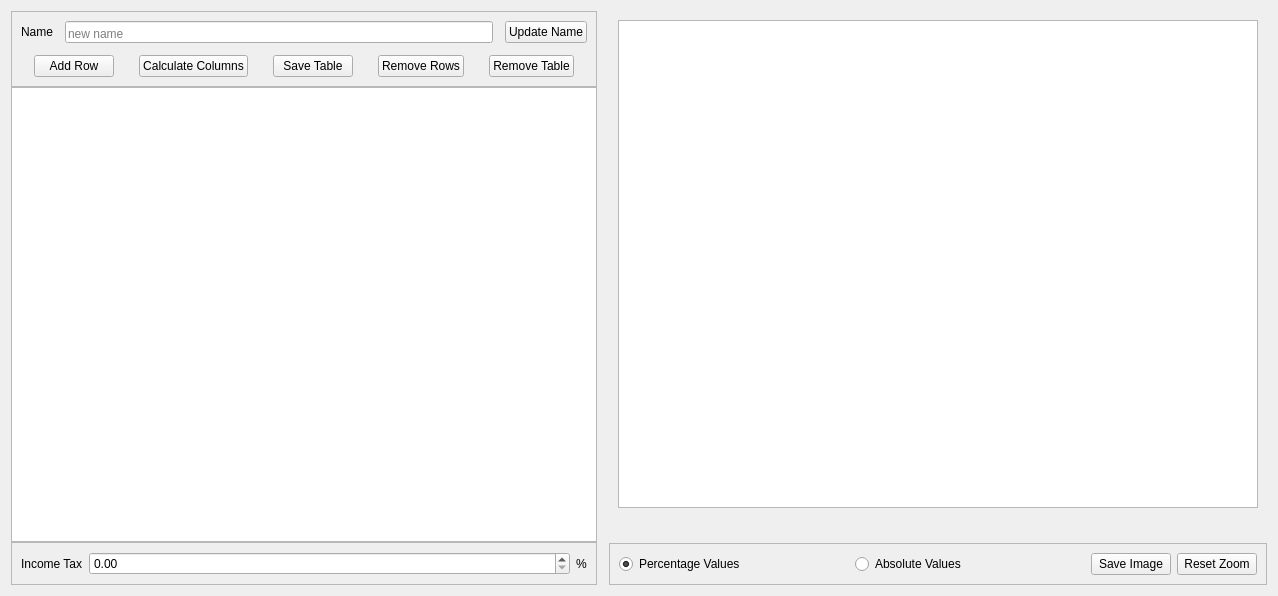
<?xml version="1.0" encoding="UTF-8"?>
<ui version="4.0">
 <class>TableBase</class>
 <widget class="QWidget" name="TableBase">
  <property name="geometry">
   <rect>
    <x>0</x>
    <y>0</y>
    <width>1278</width>
    <height>596</height>
   </rect>
  </property>
  <property name="sizePolicy">
   <sizepolicy hsizetype="MinimumExpanding" vsizetype="Expanding">
    <horstretch>0</horstretch>
    <verstretch>0</verstretch>
   </sizepolicy>
  </property>
  <property name="minimumSize">
   <size>
    <width>0</width>
    <height>0</height>
   </size>
  </property>
  <property name="maximumSize">
   <size>
    <width>16777215</width>
    <height>16777215</height>
   </size>
  </property>
  <property name="windowTitle">
   <string>Form</string>
  </property>
  <layout class="QGridLayout" name="gridLayout">
   <property name="horizontalSpacing">
    <number>12</number>
   </property>
   <item row="3" column="1">
    <widget class="QLabel" name="label_mouse_xy">
     <property name="sizePolicy">
      <sizepolicy hsizetype="Preferred" vsizetype="Fixed">
       <horstretch>0</horstretch>
       <verstretch>0</verstretch>
      </sizepolicy>
     </property>
     <property name="text">
      <string/>
     </property>
    </widget>
   </item>
   <item row="4" column="1">
    <widget class="QFrame" name="chart_cfg_frame">
     <property name="sizePolicy">
      <sizepolicy hsizetype="Minimum" vsizetype="Fixed">
       <horstretch>0</horstretch>
       <verstretch>0</verstretch>
      </sizepolicy>
     </property>
     <property name="frameShape">
      <enum>QFrame::StyledPanel</enum>
     </property>
     <property name="frameShadow">
      <enum>QFrame::Raised</enum>
     </property>
     <layout class="QHBoxLayout" name="horizontalLayout_2">
      <item>
       <widget class="QRadioButton" name="radio_chart2">
        <property name="sizePolicy">
         <sizepolicy hsizetype="Minimum" vsizetype="Fixed">
          <horstretch>0</horstretch>
          <verstretch>0</verstretch>
         </sizepolicy>
        </property>
        <property name="text">
         <string>Percentage Values</string>
        </property>
        <property name="checked">
         <bool>true</bool>
        </property>
       </widget>
      </item>
      <item>
       <widget class="QRadioButton" name="radio_chart1">
        <property name="sizePolicy">
         <sizepolicy hsizetype="Minimum" vsizetype="Fixed">
          <horstretch>0</horstretch>
          <verstretch>0</verstretch>
         </sizepolicy>
        </property>
        <property name="text">
         <string>Absolute Values</string>
        </property>
        <property name="checked">
         <bool>false</bool>
        </property>
       </widget>
      </item>
      <item>
       <widget class="QPushButton" name="button_save_image">
        <property name="sizePolicy">
         <sizepolicy hsizetype="Fixed" vsizetype="Minimum">
          <horstretch>0</horstretch>
          <verstretch>0</verstretch>
         </sizepolicy>
        </property>
        <property name="minimumSize">
         <size>
          <width>0</width>
          <height>0</height>
         </size>
        </property>
        <property name="maximumSize">
         <size>
          <width>16777215</width>
          <height>16777215</height>
         </size>
        </property>
        <property name="text">
         <string>Save Image</string>
        </property>
       </widget>
      </item>
      <item>
       <widget class="QPushButton" name="button_reset_zoom">
        <property name="sizePolicy">
         <sizepolicy hsizetype="Fixed" vsizetype="Fixed">
          <horstretch>0</horstretch>
          <verstretch>0</verstretch>
         </sizepolicy>
        </property>
        <property name="minimumSize">
         <size>
          <width>0</width>
          <height>0</height>
         </size>
        </property>
        <property name="maximumSize">
         <size>
          <width>16777215</width>
          <height>16777215</height>
         </size>
        </property>
        <property name="text">
         <string>Reset Zoom</string>
        </property>
       </widget>
      </item>
     </layout>
    </widget>
   </item>
   <item row="1" column="1" rowspan="2">
    <widget class="QStackedWidget" name="stackedwidget">
     <property name="sizePolicy">
      <sizepolicy hsizetype="MinimumExpanding" vsizetype="MinimumExpanding">
       <horstretch>0</horstretch>
       <verstretch>0</verstretch>
      </sizepolicy>
     </property>
     <property name="currentIndex">
      <number>1</number>
     </property>
     <widget class="QWidget" name="page">
      <property name="sizePolicy">
       <sizepolicy hsizetype="MinimumExpanding" vsizetype="MinimumExpanding">
        <horstretch>0</horstretch>
        <verstretch>0</verstretch>
       </sizepolicy>
      </property>
      <layout class="QGridLayout" name="gridLayout_2">
       <item row="1" column="0">
        <widget class="QChartView" name="chart_view1">
         <property name="sizePolicy">
          <sizepolicy hsizetype="MinimumExpanding" vsizetype="MinimumExpanding">
           <horstretch>0</horstretch>
           <verstretch>0</verstretch>
          </sizepolicy>
         </property>
         <property name="minimumSize">
          <size>
           <width>640</width>
           <height>480</height>
          </size>
         </property>
        </widget>
       </item>
      </layout>
     </widget>
     <widget class="QWidget" name="page_2">
      <property name="sizePolicy">
       <sizepolicy hsizetype="MinimumExpanding" vsizetype="MinimumExpanding">
        <horstretch>0</horstretch>
        <verstretch>0</verstretch>
       </sizepolicy>
      </property>
      <layout class="QGridLayout" name="gridLayout_5">
       <item row="0" column="0">
        <widget class="QChartView" name="chart_view2">
         <property name="sizePolicy">
          <sizepolicy hsizetype="MinimumExpanding" vsizetype="MinimumExpanding">
           <horstretch>0</horstretch>
           <verstretch>0</verstretch>
          </sizepolicy>
         </property>
         <property name="minimumSize">
          <size>
           <width>640</width>
           <height>480</height>
          </size>
         </property>
        </widget>
       </item>
      </layout>
     </widget>
    </widget>
   </item>
   <item row="1" column="0" rowspan="4">
    <layout class="QVBoxLayout" name="verticalLayout">
     <item>
      <widget class="QFrame" name="table_cfg_frame">
       <property name="sizePolicy">
        <sizepolicy hsizetype="Minimum" vsizetype="Fixed">
         <horstretch>0</horstretch>
         <verstretch>0</verstretch>
        </sizepolicy>
       </property>
       <property name="frameShape">
        <enum>QFrame::StyledPanel</enum>
       </property>
       <property name="frameShadow">
        <enum>QFrame::Raised</enum>
       </property>
       <layout class="QGridLayout" name="gridLayout_3">
        <property name="sizeConstraint">
         <enum>QLayout::SetDefaultConstraint</enum>
        </property>
        <property name="spacing">
         <number>12</number>
        </property>
        <item row="0" column="2">
         <widget class="QPushButton" name="button_update_name">
          <property name="sizePolicy">
           <sizepolicy hsizetype="Fixed" vsizetype="Fixed">
            <horstretch>0</horstretch>
            <verstretch>0</verstretch>
           </sizepolicy>
          </property>
          <property name="text">
           <string>Update Name</string>
          </property>
         </widget>
        </item>
        <item row="0" column="0">
         <widget class="QLabel" name="label_table_name">
          <property name="sizePolicy">
           <sizepolicy hsizetype="Fixed" vsizetype="Fixed">
            <horstretch>0</horstretch>
            <verstretch>0</verstretch>
           </sizepolicy>
          </property>
          <property name="text">
           <string>Name</string>
          </property>
          <property name="alignment">
           <set>Qt::AlignCenter</set>
          </property>
         </widget>
        </item>
        <item row="1" column="0" colspan="3">
         <layout class="QHBoxLayout" name="horizontalLayout">
          <property name="sizeConstraint">
           <enum>QLayout::SetDefaultConstraint</enum>
          </property>
          <item>
           <widget class="QPushButton" name="button_add_row">
            <property name="sizePolicy">
             <sizepolicy hsizetype="Fixed" vsizetype="Fixed">
              <horstretch>0</horstretch>
              <verstretch>0</verstretch>
             </sizepolicy>
            </property>
            <property name="text">
             <string>Add Row</string>
            </property>
           </widget>
          </item>
          <item>
           <widget class="QPushButton" name="button_calculate">
            <property name="sizePolicy">
             <sizepolicy hsizetype="Fixed" vsizetype="Fixed">
              <horstretch>0</horstretch>
              <verstretch>0</verstretch>
             </sizepolicy>
            </property>
            <property name="text">
             <string>Calculate Columns</string>
            </property>
           </widget>
          </item>
          <item>
           <widget class="QPushButton" name="button_save_table">
            <property name="sizePolicy">
             <sizepolicy hsizetype="Fixed" vsizetype="Fixed">
              <horstretch>0</horstretch>
              <verstretch>0</verstretch>
             </sizepolicy>
            </property>
            <property name="text">
             <string>Save Table</string>
            </property>
           </widget>
          </item>
          <item>
           <widget class="QPushButton" name="button_remove_row">
            <property name="sizePolicy">
             <sizepolicy hsizetype="Fixed" vsizetype="Fixed">
              <horstretch>0</horstretch>
              <verstretch>0</verstretch>
             </sizepolicy>
            </property>
            <property name="text">
             <string>Remove Rows</string>
            </property>
           </widget>
          </item>
          <item>
           <widget class="QPushButton" name="button_remove_table">
            <property name="sizePolicy">
             <sizepolicy hsizetype="Fixed" vsizetype="Fixed">
              <horstretch>0</horstretch>
              <verstretch>0</verstretch>
             </sizepolicy>
            </property>
            <property name="text">
             <string>Remove Table</string>
            </property>
           </widget>
          </item>
         </layout>
        </item>
        <item row="0" column="1">
         <widget class="QLineEdit" name="lineedit_table_name">
          <property name="sizePolicy">
           <sizepolicy hsizetype="Minimum" vsizetype="Fixed">
            <horstretch>0</horstretch>
            <verstretch>0</verstretch>
           </sizepolicy>
          </property>
          <property name="minimumSize">
           <size>
            <width>0</width>
            <height>0</height>
           </size>
          </property>
          <property name="focusPolicy">
           <enum>Qt::StrongFocus</enum>
          </property>
          <property name="alignment">
           <set>Qt::AlignBottom|Qt::AlignLeading|Qt::AlignLeft</set>
          </property>
          <property name="placeholderText">
           <string>new name</string>
          </property>
         </widget>
        </item>
       </layout>
      </widget>
     </item>
     <item>
      <widget class="QTableView" name="table_view">
       <property name="sizePolicy">
        <sizepolicy hsizetype="MinimumExpanding" vsizetype="Expanding">
         <horstretch>0</horstretch>
         <verstretch>0</verstretch>
        </sizepolicy>
       </property>
       <property name="minimumSize">
        <size>
         <width>0</width>
         <height>0</height>
        </size>
       </property>
       <property name="maximumSize">
        <size>
         <width>16777215</width>
         <height>16777215</height>
        </size>
       </property>
       <property name="horizontalScrollBarPolicy">
        <enum>Qt::ScrollBarAsNeeded</enum>
       </property>
       <property name="sizeAdjustPolicy">
        <enum>QAbstractScrollArea::AdjustIgnored</enum>
       </property>
       <property name="selectionBehavior">
        <enum>QAbstractItemView::SelectItems</enum>
       </property>
       <property name="textElideMode">
        <enum>Qt::ElideNone</enum>
       </property>
       <property name="horizontalScrollMode">
        <enum>QAbstractItemView::ScrollPerPixel</enum>
       </property>
       <property name="showGrid">
        <bool>false</bool>
       </property>
       <property name="sortingEnabled">
        <bool>false</bool>
       </property>
       <property name="wordWrap">
        <bool>false</bool>
       </property>
       <property name="cornerButtonEnabled">
        <bool>false</bool>
       </property>
       <attribute name="horizontalHeaderMinimumSectionSize">
        <number>160</number>
       </attribute>
       <attribute name="horizontalHeaderDefaultSectionSize">
        <number>160</number>
       </attribute>
       <attribute name="horizontalHeaderStretchLastSection">
        <bool>false</bool>
       </attribute>
       <attribute name="verticalHeaderVisible">
        <bool>true</bool>
       </attribute>
      </widget>
     </item>
     <item>
      <widget class="QFrame" name="investment_cfg_frame">
       <property name="frameShape">
        <enum>QFrame::StyledPanel</enum>
       </property>
       <property name="frameShadow">
        <enum>QFrame::Raised</enum>
       </property>
       <layout class="QGridLayout" name="gridLayout_4">
        <item row="0" column="0">
         <widget class="QLabel" name="label_3">
          <property name="sizePolicy">
           <sizepolicy hsizetype="Fixed" vsizetype="Preferred">
            <horstretch>0</horstretch>
            <verstretch>0</verstretch>
           </sizepolicy>
          </property>
          <property name="text">
           <string>Income Tax</string>
          </property>
         </widget>
        </item>
        <item row="0" column="2">
         <widget class="QLabel" name="label_4">
          <property name="sizePolicy">
           <sizepolicy hsizetype="Fixed" vsizetype="Preferred">
            <horstretch>0</horstretch>
            <verstretch>0</verstretch>
           </sizepolicy>
          </property>
          <property name="text">
           <string>%</string>
          </property>
         </widget>
        </item>
        <item row="0" column="1">
         <widget class="QDoubleSpinBox" name="doublespinbox_income_tax">
          <property name="maximum">
           <double>100.000000000000000</double>
          </property>
          <property name="singleStep">
           <double>0.010000000000000</double>
          </property>
         </widget>
        </item>
       </layout>
      </widget>
     </item>
    </layout>
   </item>
  </layout>
 </widget>
 <customwidgets>
  <customwidget>
   <class>QChartView</class>
   <extends>QGraphicsView</extends>
   <header>QtCharts</header>
  </customwidget>
 </customwidgets>
 <resources/>
 <connections/>
</ui>
